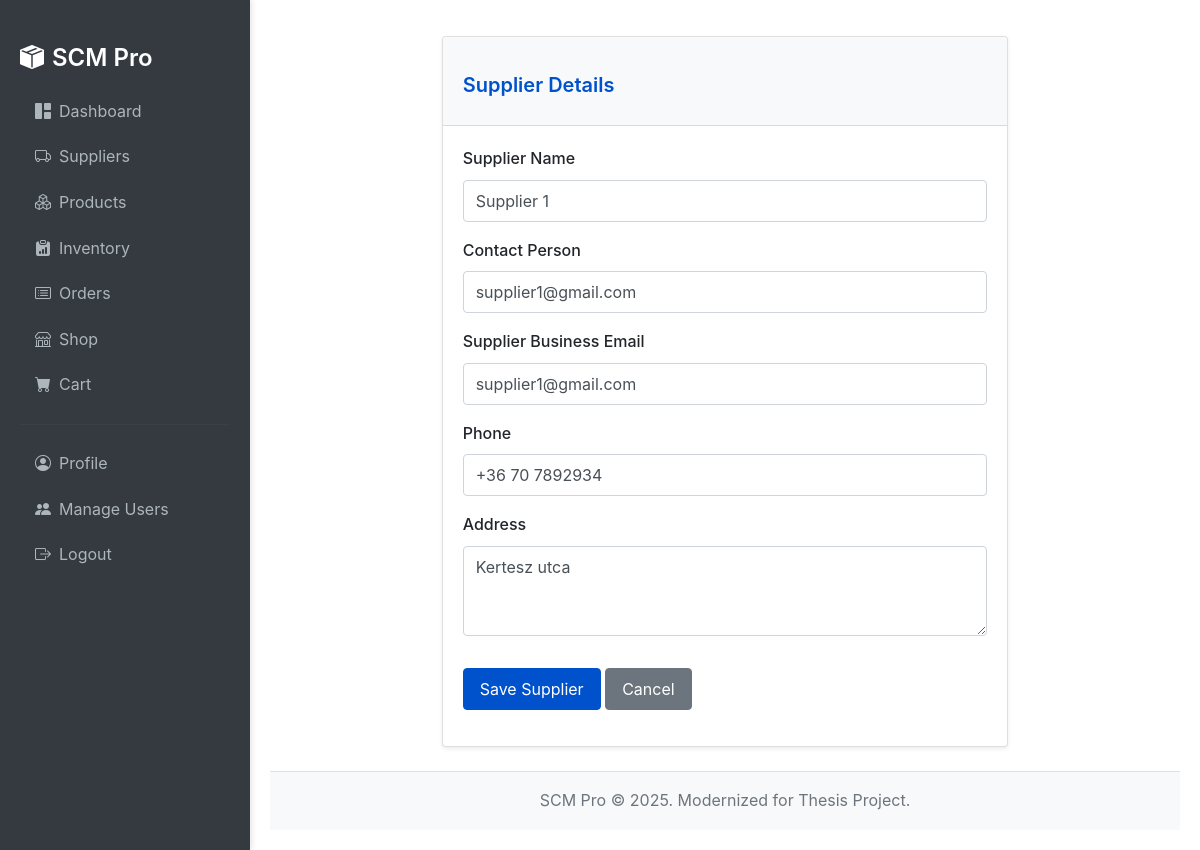
Screenshot of /supplier/edit/1 (signed in) with the database file from the repository.
### src/models/supplier.py (models this page shows, shortened)
class Supplier(db.Model):
    id = db.Column(db.Integer, primary_key=True)
    name = db.Column(db.String(100), nullable=False, unique=True)
    contact_person = db.Column(db.String(100))
    email = db.Column(db.String(120), unique=True, nullable=False) # Business email of the supplier entity
    phone = db.Column(db.String(20))
    address = db.Column(db.String(200))
    date_added = db.Column(db.DateTime, nullable=False, default=datetime.utcnow)
    user_id = db.Column(db.Integer, db.ForeignKey("user.id"), unique=True, nullable=True) # unique=True means one user per supplier profile. nullable=True if admin can create supplier profiles not yet assigned to a user.
    user = db.relationship("User", backref=db.backref("supplier_profile", uselist=False, lazy=True))
    products = db.relationship("Product", backref="supplier_entity", lazy=True, foreign_keys="Product.supplier_id") # Clarify FK if Product.supplier_id points here

### src/routes/frontend_routes.py (the view, shortened to what this page needs)
@frontend_bp.route("/supplier/edit/<int:supplier_id>", methods=["GET", "POST"])
@login_required
def edit_supplier(supplier_id):
    supplier = Supplier.query.get_or_404(supplier_id)
    if not (current_user.is_admin or (current_user.is_supplier and supplier.user_id == current_user.id)):
        flash("You do not have permission to edit this supplier profile.", "danger")
        abort(403)
    form = SupplierForm(obj=supplier)
    return render_template("supplier_form.html", title="Edit Supplier Profile", form=form, legend=f"Edit Supplier: {supplier.name}")

### src/forms.py
class SupplierForm(FlaskForm):
    name = StringField("Supplier Name", validators=[DataRequired(), Length(min=2, max=100)])
    contact_person = StringField("Contact Person", validators=[Optional(), Length(max=100)])
    email = EmailField("Supplier Business Email", validators=[DataRequired(), Email(), Length(max=120)])
    phone = StringField("Phone", validators=[Optional(), Length(max=20)])
    address = TextAreaField("Address", validators=[Optional(), Length(max=200)])
    submit = SubmitField("Save Supplier")

### src/models/user.py (called while the page is built)
    @property
    def is_admin(self):
        return self.role == "admin"

### src/templates/supplier_form.html (shortened to what this page needs)
{% extends "base.html" %}
{% block content %}
<div class="container-fluid mt-3">
    <div class="row justify-content-center">
        <div class="col-md-8">
            <div class="card">
                <div class="card-header">
                    <h4>Supplier Details</h4>
                </div>
                <div class="card-body">
                    <form method="POST" action="">
                        <fieldset class="mb-3">
                            <div class="mb-3">
                                {{ form.name.label(class="form-label") }}
                                {% if form.name.errors %}
                                    {{ form.name(class="form-control is-invalid") }}
                                    <div class="invalid-feedback">
                                        {% for error in form.name.errors %}
                                            <span>{{ error }}</span>
                                        {% endfor %}
                                    </div>
                                {% else %}
                                    {{ form.name(class="form-control") }}
                                {% endif %}
                            </div>
                            <div class="mb-3">
                                {{ form.contact_person.label(class="form-label") }}
                                {{ form.contact_person(class="form-control") }}
                            </div>
                            <div class="mb-3">
                                {{ form.email.label(class="form-label") }}
                                {% if form.email.errors %}
                                    {{ form.email(class="form-control is-invalid") }}
                                    <div class="invalid-feedback">
                                        {% for error in form.email.errors %}
                                            <span>{{ error }}</span>
                                        {% endfor %}
                                    </div>
                                {% else %}
                                    {{ form.email(class="form-control") }}
                                {% endif %}
                            </div>
                            <div class="mb-3">
                                {{ form.phone.label(class="form-label") }}
                                {{ form.phone(class="form-control") }}
                            </div>
                            <div class="mb-3">
                                {{ form.address.label(class="form-label") }}
                                {{ form.address(class="form-control", rows=3) }}
                            </div>
                        </fieldset>
                        <div class="mb-3">
                            {{ form.submit(class="btn btn-primary") }}
                            <a href="{{ url_for('frontend.view_suppliers') }}" class="btn btn-secondary">Cancel</a>
                        </div>
                    </form>
                </div>
            </div>
        </div>
    </div>
</div>
{% endblock %}

### src/static/css/custom_modern.css (style rules this page uses)
body { font-family: -apple-system, BlinkMacSystemFont, "Segoe UI", Roboto, "Helvetica Neue", Arial, sans-serif; font-size: 16px; line-height: 1.6; color: #343a40; background-color: #FFFFFF; margin: 0; padding: 0; display: flex; flex-direction: column; height: 100vh; overflow-y: hidden; overflow-x: hidden; }
h1, h2, h3, h4, h5, h6 { color: #0052CC; margin-top: 1.5rem; margin-bottom: 1rem; font-weight: 600; }
h4 { font-size: 1.25rem; }
a { color: #007BFF; text-decoration: none; transition: color 0.2s ease-in-out; }
.btn { display: inline-block; font-weight: 400; text-align: center; vertical-align: middle; user-select: none; background-color: transparent; border: 1px solid transparent; padding: 0.5rem 1rem; font-size: 1rem; line-height: 1.5; border-radius: 0.25rem; transition: all 0.2s ease-in-out; cursor: pointer; }
.btn-primary { color: #fff; background-color: #0052CC; border-color: #0052CC; }
.btn-secondary { color: #fff; background-color: #6c757d; border-color: #6c757d; }
.form-control { display: block; width: 100%; padding: 0.5rem 0.75rem; font-size: 1rem; font-weight: 400; line-height: 1.5; color: #495057; background-color: #fff; background-clip: padding-box; border: 1px solid #ced4da; border-radius: 0.25rem; transition: border-color 0.15s ease-in-out, box-shadow 0.15s ease-in-out; box-sizing: border-box; }
label { display: inline-block; margin-bottom: 0.5rem; font-weight: 500; }
.card { position: relative; display: flex; flex-direction: column; min-width: 0; word-wrap: break-word; background-color: #fff; background-clip: border-box; border: 1px solid rgba(0, 0, 0, 0.125); border-radius: 0.25rem; margin-bottom: 1.5rem; box-shadow: 0 0.125rem 0.25rem rgba(0,0,0,0.075); transition: transform 0.2s ease-in-out, box-shadow 0.2s ease-in-out; }
.card-header { padding: 0.75rem 1.25rem; margin-bottom: 0; background-color: #f8f9fa; border-bottom: 1px solid rgba(0, 0, 0, 0.125); font-size: 1.2rem; font-weight: 500; color: #0052CC; }
.card-body { flex: 1 1 auto; padding: 1.25rem; }
.mt-3 { margin-top: 1rem !important; }
.mb-3 { margin-bottom: 1rem !important; }

### rows the page displays
Supplier: name "Supplier 1", contact_person "supplier1@gmail.com", email "supplier1@gmail.com", phone "+36 70 7892934", address "Kertesz utca"
